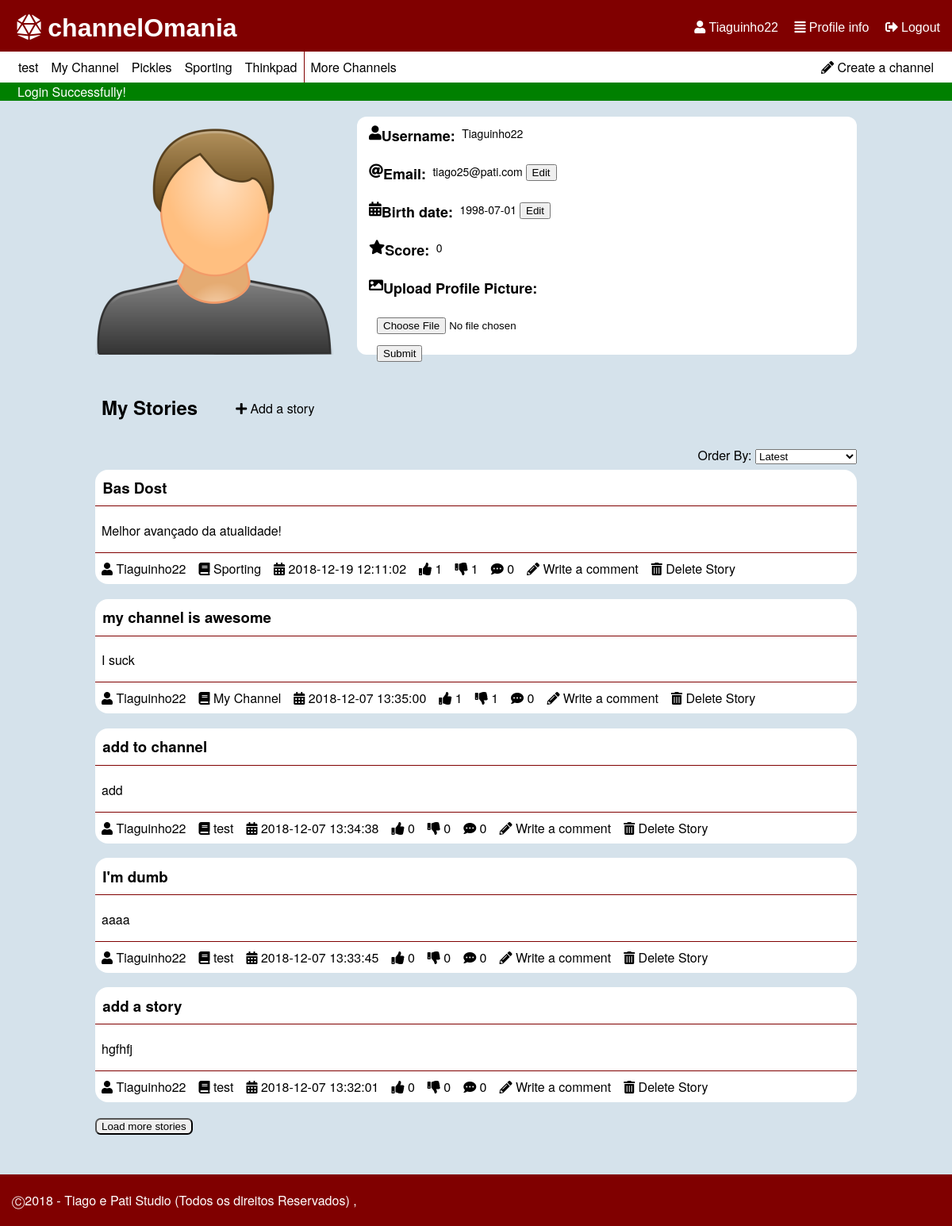
/pages/profile.php (signed in), run on an earlier commit of the app's database.
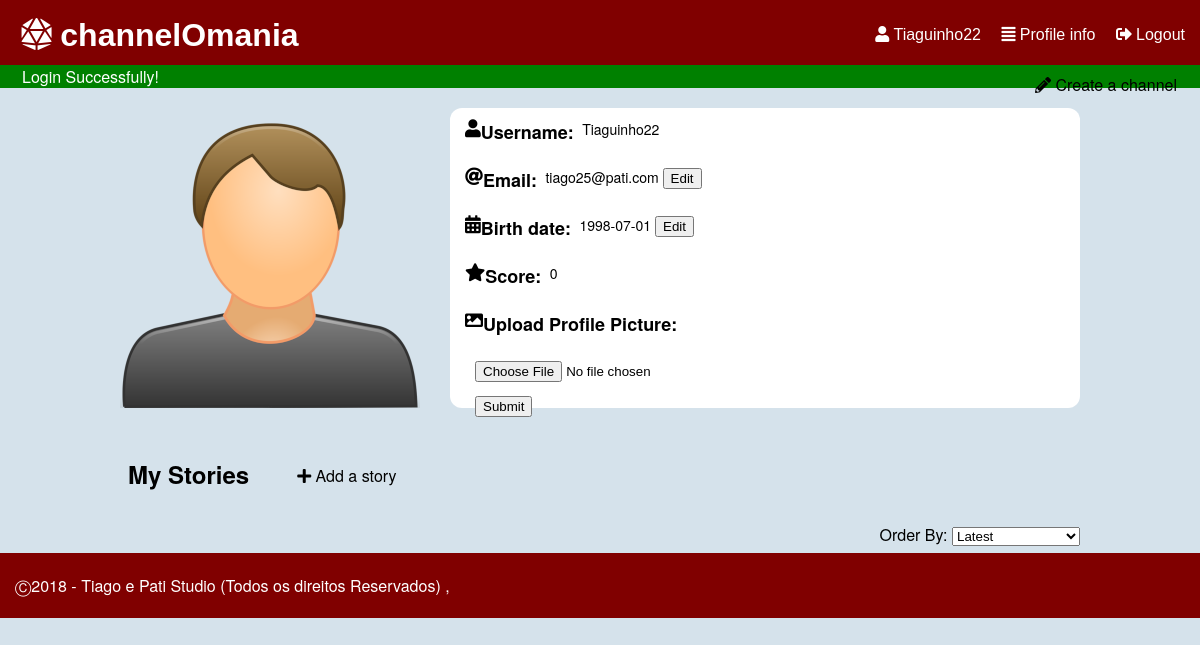
And on a later commit of the database.
### tables this page shows
CREATE TABLE "channel" (
	`ID`	INTEGER NOT NULL,
	`name`	TEXT NOT NULL CHECK(length(name) > 0 and length(name) < 30) UNIQUE,
	`coverImage`	TEXT,
	`author`	INTEGER NOT NULL,
	PRIMARY KEY(`ID`),
	FOREIGN KEY(`author`) REFERENCES `user`(`ID`) ON DELETE Cascade ON UPDATE No Action
);

CREATE TABLE "story" (
	`storyID`	INTEGER NOT NULL,
	`title`	TEXT NOT NULL CHECK(length ( title ) > 0 and length ( title ) < 30),
	`content`	TEXT NOT NULL CHECK(length ( content ) > 0),
	`upvotes`	INTEGER NOT NULL DEFAULT 0,
	`downvotes`	INTEGER NOT NULL DEFAULT 0,
	`author`	INTEGER NOT NULL,
	`date`	TEXT NOT NULL CHECK(length ( date ) > 0),
	`channel`	INTEGER NOT NULL,
	`image`	TEXT,
	FOREIGN KEY(`author`) REFERENCES `user`(`ID`) ON DELETE Cascade ON UPDATE No Action,
	FOREIGN KEY(`channel`) REFERENCES `channel`(`ID`) ON DELETE Cascade ON UPDATE No Action,
	PRIMARY KEY(`storyID`)
);

CREATE TABLE "user" (
	`ID`	INTEGER NOT NULL PRIMARY KEY AUTOINCREMENT,
	`username`	TEXT NOT NULL CHECK(length ( username ) > 0 and length ( username ) < 16),
	`email`	TEXT NOT NULL,
	`password`	TEXT NOT NULL CHECK(length ( password ) > 5),
	`birth`	TEXT CHECK(length ( birth ) > 0),
	`profilePic`	TEXT,
	`score`	INTEGER DEFAULT 0,
	CONSTRAINT `username` UNIQUE(`username`)
);

### database/db_list.php (called while the page is built, shortened)
<?php
function listProfile($username) {
  $db = Database::instance()->db();
  $stmt = $db->prepare('SELECT * FROM user WHERE username = ?');
  $stmt->execute(array($username));
  return $stmt->fetch();
}
function getStoriesByUser($username,$sort='',$offset=0,$limit=5) {
  switch($sort){
    default:
      $order = 'storyID DESC';
      break;
  }
  $db = Database::instance()->db();
  $stmt = $db->prepare('SELECT *,(SELECT COUNT(*) FROM comment WHERE comment.story == storyID) AS n_comments,channel.name AS channelName FROM story INNER JOIN user ON user.ID == story.author INNER JOIN channel ON channel.ID == story.channel  WHERE user.username == ? ORDER BY '.$order.' LIMIT ? OFFSET ?');
  $stmt->execute(array($username,$limit,$offset));
  return $stmt->fetchAll();
}
function listChannel($sort='') {
  switch($sort){
    case 'mActive':
      $order = 'n_stories DESC';
      break;
  }
  $db = Database::instance()->db();
  $stmt = $db->prepare('SELECT *,(SELECT COUNT(*) FROM story WHERE story.channel == channel.ID) AS n_stories,channel.ID as channelId FROM channel INNER JOIN user ON author=user.ID ORDER BY '.$order);
  $stmt->execute();
  return $stmt->fetchAll();
}
?>

### templates/tpl_mainpage.php (the view, shortened to what this page needs)
<?php include_once('../templates/tpl_story.php'); ?>
<?php function draw_story_list_item($story) { ?>
  <section id="story_preview">
    <h3><a href = "../pages/story.php?storyId=<?php echo($story['storyID']); ?>" ><?php echo($story['title']); ?></a></h3>
    <p><?php echo(substr($story['content'],0,140)); if(strlen($story['content']) > 140) echo("...");?></p>
    <?php draw_story_info($story); ?>
  </section>
<?php } ?>
<?php function draw_story_info($story) { ?>
  <ul>
    <li><a href="../pages/profile.php?userId=<?php echo($story['storyAuthor']); ?>"><i class="fas fa-user"></i> <?php echo($story['username']); ?></a></li>
    <li><a href="../pages/channel.php?channelId=<?php echo($story['channel']); ?>"><i class="fas fa-book"></i> <?php echo($story['channelName']); ?></a></li>
    <li><i class="fas fa-calendar-alt"></i> <?php echo($story['date']); ?></li>
    <li class="nUpVote" data-id="<?php echo($story['storyID']); ?>"><i class="fas fa-thumbs-up"></i> <?php echo($story['upvotes']); ?></li>
    <li class="nDownVote" data-id="<?php echo($story['storyID']); ?>"><i class="fas fa-thumbs-down"></i> <?php echo($story['downvotes']); ?></li>
    <li><i class="fas fa-comment-dots"></i> <?php echo($story['n_comments']); ?></li>
    <li><a href="../pages/new_comment.php?storyId=<?php echo($story['storyID']); ?>"><i class="fas fa-pencil-alt"></i> Write a comment</a></li>
    <?php if($story['username'] == $_SESSION['username']) { ?>
      <li><a href="../actions/action_delete_story.php?storyId=<?php echo($story['storyID']); ?>&csrf=<?php echo($_SESSION['csrf']); ?>"><i class="fas fa-trash-alt"></i> Delete Story</a></li>
    <?php } ?>
  </ul>
<?php } ?>

### pages/profile.php (shortened to what this page needs)
<?php
  include_once('../database/db_list.php');
  include_once('../templates/tpl_common.php');
  include_once('../templates/tpl_profile.php');
  include_once('../templates/tpl_mainpage.php');
  if (isset($_SESSION['username'])){
    draw_header($_SESSION['username']."'s Profile");
  }else {
    header('Location: login.php');
    die();
  }
  if(isset($_GET['userId']))
    $userInfo = listProfile(getUsernameFromId($_GET['userId']));
  else
    $userInfo = listProfile($_SESSION['username']);
  $userInfo['stories']=getStoriesByUser($userInfo['username']);
  draw_profile($userInfo);
  draw_user_stories($userInfo['username'], $userInfo['stories']);
  draw_footer();
?>

### templates/tpl_common.php (shortened to what this page needs)
<?php function draw_header($tabText = ""){
?>
<!DOCTYPE html>
<html lang="en-US">
  <head>
    <link href="../css/style.css" rel="stylesheet">
    <link href="../css/input.css" rel="stylesheet">
    <link href="../css/links.css" rel="stylesheet">
    <link rel="stylesheet" href="https://use.fontawesome.com/releases/v5.5.0/css/all.css">
  </head>
  <body>
    <header id="header">
      <?php if(isset($_SESSION['username'])){ ?>
        <div id='options'>
          <a href="../pages/profile.php"><i class="fas fa-user"></i> <?php echo($_SESSION['username']) ?></a>
          <a href="../pages/profile.php"><i class="fas fa-align-justify"></i> Profile info</a>
          <a href="../actions/action_logout.php"><i class="fas fa-sign-out-alt"></i> Logout</a>
        </div>
      <?php } ?>
      <h1><a href="mainpage.php"><i class="fas fa-dice-d20"></i> channelOmania</a></h1>
    </header>
    <?php if(isset($_SESSION['username'])){ ?>
    <div id="list_channels">
      <p><a href = "../pages/new_channel.php" ><i class="fas fa-pencil-alt"></i> Create a channel</a></p>
      <?php $channels = listChannel('mActive'); ?>
      <ul>
      <?php if(count($channels) > 5) { ?>
        <?php for ($i=0; $i < 5; $i++) { ?>
          <li><a href = "../pages/channel.php?channelId=<?php echo($channels[$i]['channelId']); ?>" ><?php echo($channels[$i]['name']); ?></a></li>
        <?php } ?>
          <li id="moreChannels"><a href = "../pages/all_channels.php" >More Channels</a></li>
      <?php } else { ?>
        <?php foreach($channels as $channel_list){ ?>
          <li><a href = "../pages/channel.php?channelId=<?php echo($channel_list['channelId']); ?>" ><?php echo($channel_list['name']); ?></a></li>
        <?php } ?>
      <?php } ?>
      </ul>
    </div>
    <?php } ?>
    <?php if (isset($_SESSION['messages'])) {?>
      <section id="messages">
        <?php foreach($_SESSION['messages'] as $message) { ?>
          <div class="<?=$message['type']?>"><?=$message['content']?></div>
        <?php } ?>
      </section>
    <?php unset($_SESSION['messages']); } ?>
<?php } ?>
<?php function draw_footer(){
  ?>
  <footer class="footer">
    <p>	&#9400;2018 - Tiago e Pati Studio (Todos os direitos Reservados) ,</p>
  </footer>
</body>
</html>
<?php }
 ?>

### templates/tpl_profile.php (shortened to what this page needs)
<?php function draw_profile($userInfo) { ?>
  <?php if($userInfo['username'] == $_SESSION['username']) { ?>
  <form action="../actions/action_edit_profile.php" method="post" enctype="multipart/form-data">
  <?php } ?>
  <section id="profile">
    <img id="profile_pic" src="../files/croppedProfile/<?php if($userInfo['profilePic']!="") { echo($userInfo['profilePic']); } else {?>default.png<?php } ?>" alt="<?php echo($userInfo['username']); ?>'s profile picture">
    <div id="profile_info">
      <h2><i class="fas fa-user"></i>  Username: </h2>
      <h3><?php echo($userInfo['username']); ?></h3><br>
      <h2><i class="fas fa-at"></i>  Email: </h2>
      <h3 id="emailInfo"><a href="mailto:<?php echo($userInfo['email']); ?>"><?php echo($userInfo['email']); ?></a>
      <?php if($userInfo['username'] == $_SESSION['username']) { ?>
        <button text='Edit' onclick="edit('email')">Edit</button>
      <?php } ?></h3><br>
      <h2><i class="fas fa-calendar-alt"></i>  Birth date: </h2>
      <h3 id="birthInfo"><time datetime="<?php echo($userInfo['birth']); ?>"><?php echo($userInfo['birth']); ?></time>
        <?php if($userInfo['username'] == $_SESSION['username']) { ?>
          <button text='Edit' onclick="edit('birth')">Edit</button>
        <?php } ?></h3><br>
      <h2><i class="fas fa-star"></i> Score: </h2>
      <h3 id="score"><?php echo($userInfo['score']); ?></h3><br>
      <?php if($userInfo['username'] == $_SESSION['username']) { ?>
        <div id="uploadPic">
          <h2><i class="fas fa-image"></i>  Upload Profile Picture: </h2>
          <h3>
              <input type="file" name="profilePic" accept="image/*">
              <input type="submit">
          </h3>
      </div>
      <?php } ?>
    </div>
  </section>
  <?php if($userInfo['username'] == $_SESSION['username']) { ?>
    </form>
  <?php } ?>
<?php } ?>
<?php function draw_user_stories($username, $stories) { ?>
  <section id="myStories" data-id="<?php echo $stories[0]['author'] ?>">
      <?php if($username == $_SESSION['username']) { ?>
        <ul id="myAddStory">
          <li><h1>My Stories</h1></li>
          <li><p id="addStory"><a href = "../pages/new_story.php" ><i class="fas fa-plus"></i> Add a story</a></p></li>
        </ul>
      <?php } else { ?>
        <h1><?php echo $username; ?>'s Stories</h1>
      <?php } ?>
      <?php draw_story_list($stories); ?>
  </section>
<?php } ?>

### templates/tpl_story.php (shortened to what this page needs)
<?php include_once('../templates/tpl_mainpage.php'); ?>
<?php include_once('../database/db_list.php'); ?>
<?php function draw_story_list($storyInfo) { ?>
  <p id="order">Order By:
  <select id='orderSelector'>
    <option value="mRecent">Latest</option>
  </select></p>
  <section id="storyList">
  <?php foreach($storyInfo as $story) { ?>
    <?php draw_story_list_item($story); ?>
  <?php } ?>
  </section>
  <?php if(count($storyInfo) != 0){ ?>
  <button id="btnLoadStories">Load more stories</button>
  <?php } ?>
<?php } ?>

### css/style.css (style rules this page uses)
body { font-family: IBMPlexSans, Helvetica Neue, Segoe UI, Helvetica, Verdana, Arial, sans-serif; background-color: #D5E2EB; margin: 0; }
ul { display: flex; flex-wrap: wrap; flex-direction: row; padding: 0; margin: 0; }
li { text-align: center; list-style-type: none; padding: 0.5em; }
#list_channels { background-color: white; position: relative; padding: 0px 15px; }
#list_channels p { float: right; margin: 0; }
#list_channels li, #list_channels p { padding: 0; }
#header { background-color: #800000; padding: 0.2em 15px; position: relative; }
#header h1 { margin: 0.2em; }
h1 { margin-left: 0.5em; }
#options { float: right; height: 0; }
#messages .error,#messages .success { padding-left: 22px; }
#messages .success { background-color: green; color: white; }
body,html { min-height: 80vh; }
#header div { margin-top: 1.2em; }
#addStory { margin-top: 1.6em; padding-left: 2em; }
#profile { display: flex; width: 80%; margin: auto; border-radius: 1em; margin-top: 20px; }
#profile #profile_info { float: left; height: 300px; width: 100%; border-radius: 1em; background-color: white; font-size: 75%; padding-left: 15px; vertical-align: middle; }
#profile #profile_info h2 { display: inline-flex; white-space: pre-wrap; margin: 11px 0px; }
#profile #profile_info h3 { display: inline; font-weight:300; padding-right: 20px; }
#profile #profile_info h3 input { margin-left: 10px; }
#profile #profile_pic { float: left; padding-right: 30px; }
#myStories { display: block; width: 80%; margin: auto; }
#myStories h1 { margin: auto; }
#myStories #order { float: right; margin: 0; position: relative; margin-bottom: 20px; }
#myStories #myAddStory { margin: 30px 0px 20px 0px; }
#myStories h1 { margin: 19px 0px 20px 0px; }
#myAddStory h1, #myAddStory li { margin-bottom: auto; padding-top: 0; padding-bottom: 0; }
.footer { clear: left; bottom: auto; margin-top: 30px; padding: 5px 15px; background-color: #800000; color: white; }
#order { margin-left: 15px; }
article, #story_preview { background-color: white; width: 80%; margin: auto; border-radius: 1em; }
article header, #story_preview h3 { margin-top: 1em; padding: 0.5em; border-bottom: 1px solid #800000; }
article p, #story_preview p { padding-left: 0.5em; }
article footer, #story_preview ul { padding: 0; border-top: 1px solid #800000; }
#moreChannels { border-left: 1px solid #800000; }
#btnLoadComments, #btnLoadStories { margin-top: 1em; margin-left: 10%; border-radius: 0.5em; }
#myStories #storyList { width: 100%; margin-top: 50px; }
#myStories #storyList #story_preview { width: 100%; }
#myStories #btnLoadStories { margin: 20px 0px; }

### css/input.css (style rules this page uses)
input { display: block; margin: 1em 0; }

### css/links.css (style rules this page uses)
#header a { color: white; font-family: Helvetica; }
#header div a { list-style-type: none; padding-left: 1em; }
a:link, a:visited { color: black; text-decoration: none; }
#list_channels li a, #list_channels p a { padding: 0.5em 0.5em; display: block; }
article header a, #story_preview h3 a { font-weight: bold; }

What changed in the data, as far as the page shows it:
removed channel: name "test"
removed channel: name "My Channel"
removed channel: name "Pickles"
removed channel: name "Sporting"
removed channel: name "Thinkpad"
removed story: title "Bas Dost", content "Melhor avançado da atualidade!", author.username "Tiaguinho22", channel.name "Sporting", date "2018-12-19 12:11:02", upvotes "1", downvotes "1", n_comments "0"
removed story: title "my channel is awesome", content "I suck", author.username "Tiaguinho22", channel.name "My Channel", date "2018-12-07 13:35:00", upvotes "1", downvotes "1", n_comments "0"
removed story: title "add to channel", content "add", author.username "Tiaguinho22", channel.name "test", date "2018-12-07 13:34:38", upvotes "0", downvotes "0", n_comments "0"
removed story: title "I'm dumb", content "aaaa", author.username "Tiaguinho22", channel.name "test", date "2018-12-07 13:33:45", upvotes "0", downvotes "0", n_comments "0"
removed story: title "add a story", content "hgfhfj", author.username "Tiaguinho22", channel.name "test", date "2018-12-07 13:32:01", upvotes "0", downvotes "0", n_comments "0"
now on this page (row unchanged): user: username "Tiaguinho22", email "tiago25@pati.com", birth "1998-07-01", score "0"
Also different on the page:
$userInfo['username']: "Tiaguinho22" → (not shown)
$userInfo['email']: "tiago25@pati.com" → (not shown)
$userInfo['birth']: "1998-07-01" → (not shown)
$userInfo['score']: "0" → (not shown)
text no longer shown: "More Channels Load more stories"
